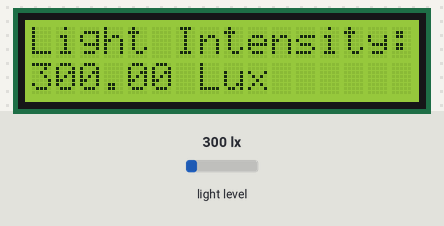
Recording of a sketch running on a simulated Arduino Uno, built with avr-gcc and run on an emulated ATmega328P. On the bench: 16×2 character LCD. Inputs (shaded band) come from the test bench; at power-on: light level 300 lx. What the sketch prints to the serial monitor is not drawn.

Above: at 1.2 s.
1.3 s: light level set to 106 lx
At 3.3 s:
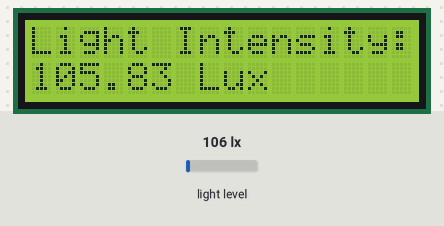
3.6 s: light level set to 89 lx
At 5.4 s:
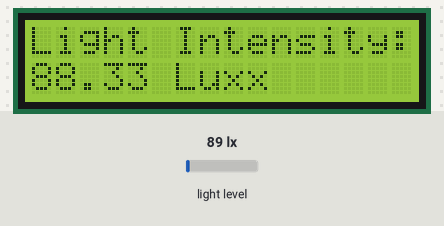
5.7 s: light level set to 500 lx
At 7.5 s:
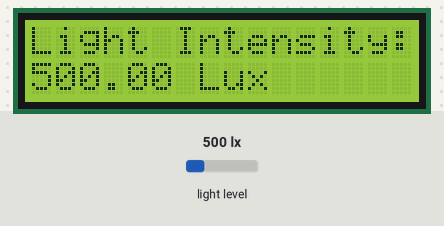
Timing chart, 0 to 9.0 s (numbered marks = the images above; inputs shaded):
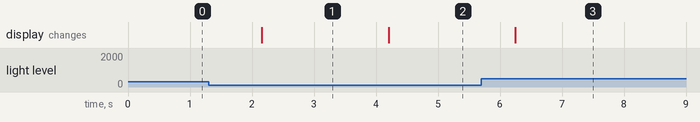

The sketch:

lcd_display.ino
```cpp
#include <Wire.h>
#include <LiquidCrystal_I2C.h>
#include <BH1750.h>

BH1750 lightMeter(0x23);
LiquidCrystal_I2C lcd(0x27, 16, 2);

// Timer variables
unsigned long onTime = 0;
unsigned long offTime = 0;
unsigned long lastStatusChange = 0;
bool machineOn = false;

void setup()
{
  Serial.begin(9600);

  // Initialize the LCD
  lcd.init();

  // Initialize the I2C bus
  Wire.begin();

  // Turn on the backlight on LCD.
  lcd.backlight();

  lcd.print("Light Intensity:");

  // Begin reading the light meter
  if (lightMeter.begin(BH1750::CONTINUOUS_HIGH_RES_MODE))
  {
    Serial.println(F("BH1750 Textile machine reading begin"));
  }
  else
  {
    Serial.println(F("Error initialising BH1750"));
  }
}

void loop()
{
  float lux = lightMeter.readLightLevel();
  Serial.print("Light: ");
  Serial.print(lux);
  Serial.println(" lx");

  // Print lux to serial plotter
  Serial.println(lux);

  // Check machine status
  if (lux < 100 && !machineOn)
  {
    machineOn = true;
    lastStatusChange = millis();
    Serial.println("Machine status: on");
  }
  else if (lux >= 100 && machineOn)
  {
    machineOn = false;
    lastStatusChange = millis();
    Serial.println("Machine status: off");
  }

  // Update timer variables
  if (machineOn)
  {
    onTime += millis() - lastStatusChange;
  }
  else
  {
    offTime += millis() - lastStatusChange;
  }

  // Print machine status and total time
  lcd.setCursor(0, 1);
  lcd.print(lux);
  lcd.print(" Lux");

  Serial.print("Machine On time: ");
  Serial.print(onTime / 10000.0);
  Serial.println(" s");

  Serial.print("Machine Off time: ");
  Serial.print(offTime / 10000.0);
  Serial.println(" s");

  delay(1000);
}
```

Measured:
- the behaviour switches between 100 and 99 lx on light level (found by bisection; images 1 and 2)
- after the input at 1.3 s, the display: changes after 0.86 s (image 1)
- after the input at 3.6 s, the display: changes after 0.60 s (image 2)
- after the input at 5.7 s, the display: changes after 0.55 s (image 3)
